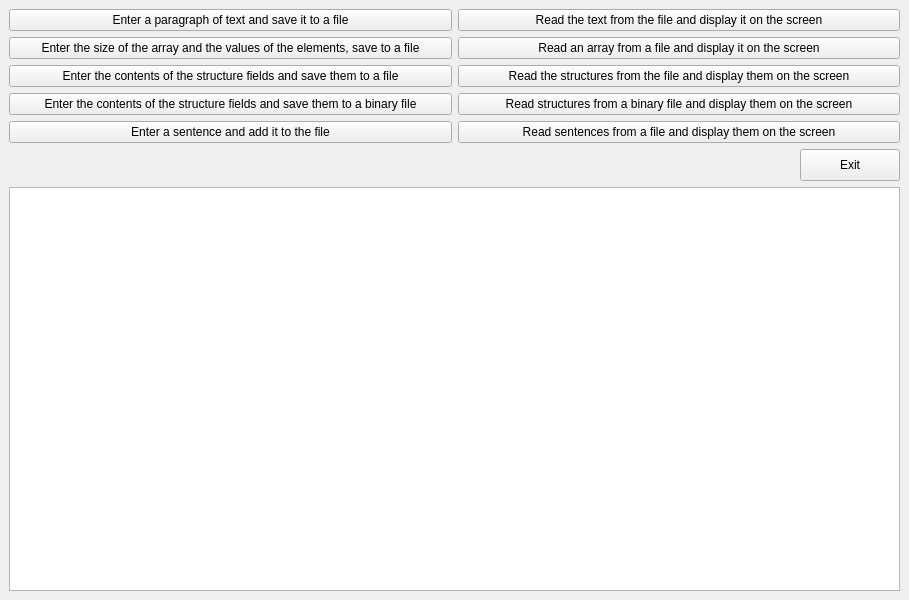
<?xml version="1.0" encoding="UTF-8"?>
<ui version="4.0">
 <class>MainWindow</class>
 <widget class="QMainWindow" name="MainWindow">
  <property name="geometry">
   <rect>
    <x>0</x>
    <y>0</y>
    <width>898</width>
    <height>600</height>
   </rect>
  </property>
  <property name="windowTitle">
   <string>MainWindow</string>
  </property>
  <widget class="QWidget" name="centralwidget">
   <layout class="QVBoxLayout" name="verticalLayout">
    <item>
     <layout class="QGridLayout" name="gridLayout">
      <item row="3" column="0">
       <widget class="QPushButton" name="pushButton_7">
        <property name="text">
         <string>Enter the contents of the structure fields and save them to a binary file</string>
        </property>
       </widget>
      </item>
      <item row="2" column="1">
       <widget class="QPushButton" name="pushButton_6">
        <property name="text">
         <string>Read the structures from the file and display them on the screen</string>
        </property>
       </widget>
      </item>
      <item row="0" column="0">
       <widget class="QPushButton" name="pushButton">
        <property name="text">
         <string>Enter a paragraph of text and save it to a file</string>
        </property>
       </widget>
      </item>
      <item row="3" column="1">
       <widget class="QPushButton" name="pushButton_8">
        <property name="text">
         <string>Read structures from a binary file and display them on the screen</string>
        </property>
       </widget>
      </item>
      <item row="0" column="1">
       <widget class="QPushButton" name="pushButton_2">
        <property name="text">
         <string>Read the text from the file and display it on the screen</string>
        </property>
       </widget>
      </item>
      <item row="4" column="0">
       <widget class="QPushButton" name="pushButton_9">
        <property name="text">
         <string>Enter a sentence and add it to the file</string>
        </property>
       </widget>
      </item>
      <item row="2" column="0">
       <widget class="QPushButton" name="pushButton_5">
        <property name="text">
         <string>Enter the contents of the structure fields and save them to a file</string>
        </property>
       </widget>
      </item>
      <item row="1" column="1">
       <widget class="QPushButton" name="pushButton_4">
        <property name="text">
         <string>Read an array from a file and display it on the screen</string>
        </property>
       </widget>
      </item>
      <item row="1" column="0">
       <widget class="QPushButton" name="pushButton_3">
        <property name="text">
         <string>Enter the size of the array and the values of the elements, save to a file</string>
        </property>
       </widget>
      </item>
      <item row="4" column="1">
       <widget class="QPushButton" name="pushButton_10">
        <property name="text">
         <string>Read sentences from a file and display them on the screen</string>
        </property>
       </widget>
      </item>
      <item row="5" column="1" alignment="Qt::AlignRight">
       <widget class="QPushButton" name="pushButton_11">
        <property name="minimumSize">
         <size>
          <width>100</width>
          <height>32</height>
         </size>
        </property>
        <property name="maximumSize">
         <size>
          <width>100</width>
          <height>32</height>
         </size>
        </property>
        <property name="text">
         <string>Exit</string>
        </property>
       </widget>
      </item>
     </layout>
    </item>
    <item>
     <widget class="QPlainTextEdit" name="plainTextEdit">
      <property name="minimumSize">
       <size>
        <width>891</width>
        <height>371</height>
       </size>
      </property>
      <property name="readOnly">
       <bool>true</bool>
      </property>
      <property name="backgroundVisible">
       <bool>false</bool>
      </property>
      <property name="centerOnScroll">
       <bool>true</bool>
      </property>
     </widget>
    </item>
   </layout>
  </widget>
 </widget>
 <resources/>
 <connections/>
</ui>
